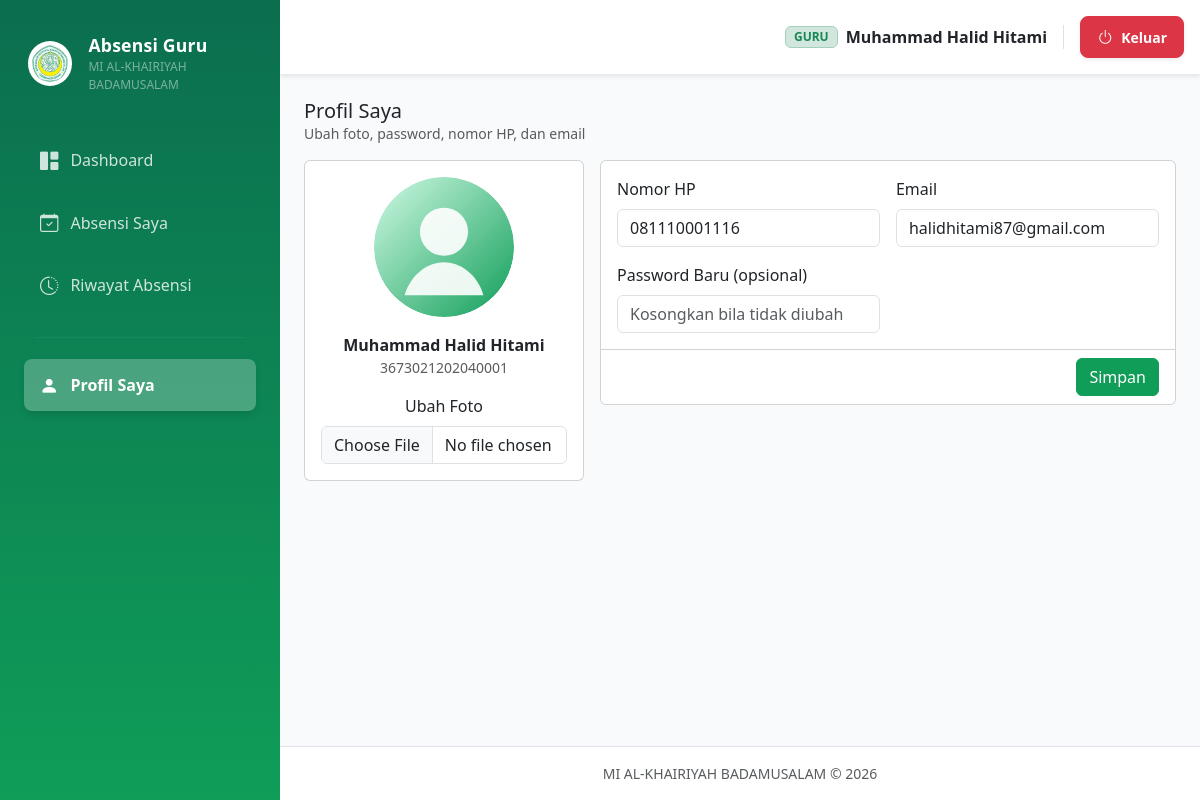
Page /guru/profil (signed in) on the committed database.
### tables this page shows
CREATE TABLE profil_madrasah (
  id INTEGER PRIMARY KEY AUTOINCREMENT,
  nama_madrasah TEXT NOT NULL,
  nsm TEXT,
  npsn TEXT,
  alamat TEXT,
  telepon TEXT,
  email TEXT,
  kepala_madrasah TEXT,
  logo_madrasah TEXT,
  logo_kemenag TEXT,
  ttd_kepala TEXT,
  tahun_ajaran TEXT DEFAULT '2025/2026',
  semester_aktif TEXT DEFAULT 'Genap',
  updated_at TEXT DEFAULT (datetime('now'))
);

CREATE TABLE guru (
  id INTEGER PRIMARY KEY AUTOINCREMENT,
  nip TEXT NOT NULL UNIQUE,
  nama TEXT NOT NULL,
  jenis_kelamin TEXT,
  tempat_lahir TEXT,
  tanggal_lahir TEXT,
  pendidikan TEXT,
  jabatan TEXT,
  mata_pelajaran TEXT,
  no_hp TEXT,
  email TEXT,
  alamat TEXT,
  status_kepegawaian TEXT,
  foto TEXT,
  username TEXT NOT NULL UNIQUE,
  password TEXT NOT NULL,
  created_at TEXT DEFAULT (datetime('now'))
);

### blueprints/guru/routes.py (the view, shortened to what this page needs)
@bp.route("/profil", methods=["GET", "POST"])
@login_required
@role_required("guru")
def profil():
    guru_id = current_user.user_id
    row = query_one("SELECT * FROM guru WHERE id=?", (guru_id,))
    return render_template("guru/profil.html", row=row)

### utils/db.py (called while the page is built)
def get_db() -> sqlite3.Connection:
    if "db" not in g:
        conn = sqlite3.connect(current_app.config["DB_PATH"])
        conn.row_factory = sqlite3.Row
        conn.execute("PRAGMA foreign_keys = ON;")
        g.db = conn
    return g.db

def query_one(sql, params=()):
    cur = get_db().execute(sql, params)
    row = cur.fetchone()
    cur.close()
    return row

### utils/user.py (called while the page is built, shortened)
    @staticmethod
    def from_login_id(login_id: str):
        if not login_id or ":" not in login_id:
            return None
        role, raw_id = login_id.split(":", 1)
        try:
            user_id = int(raw_id)
        except Exception:
            return None
        if role == "guru":
            row = query_one(
                "SELECT id, nama, username FROM guru WHERE id = ?",
                (user_id,),
            )
            if not row:
                return None
            return AppUser(
                user_id=row["id"],
                role="guru",
                nama=row["nama"],
                username=row["username"],
            )
        return None

### templates/guru/profil.html
{% extends 'partials/base.html' %}
{% set title = 'Profil Saya' %}
{% block content %}
  <div class="d-flex flex-wrap justify-content-between align-items-center gap-2 mb-3">
    <div>
      <h2 class="h5 mb-0">Profil Saya</h2>
      <div class="text-muted small">Ubah foto, password, nomor HP, dan email</div>
    </div>
  </div>
  <form method="post" enctype="multipart/form-data">
    <div class="row g-3">
      <div class="col-md-4">
        <div class="card">
          <div class="card-body text-center">
            <img src="{{ url_for('static', filename=row.foto) if row.foto else url_for('static', filename='images/user.svg') }}" class="rounded-circle mb-3" style="width:140px;height:140px;object-fit:cover;" alt="Foto">
            <div class="fw-semibold">{{ row.nama }}</div>
            <div class="text-muted small">{{ row.nip }}</div>
            <div class="mt-3">
              <label class="form-label">Ubah Foto</label>
              <input type="file" class="form-control" name="foto" accept="image/*">
            </div>
          </div>
        </div>
      </div>
      <div class="col-md-8">
        <div class="card">
          <div class="card-body">
            <div class="row g-3">
              <div class="col-md-6">
                <label class="form-label">Nomor HP</label>
                <input class="form-control" name="no_hp" value="{{ row.no_hp or '' }}">
              </div>
              <div class="col-md-6">
                <label class="form-label">Email</label>
                <input type="email" class="form-control" name="email" value="{{ row.email or '' }}">
              </div>
              <div class="col-md-6">
                <label class="form-label">Password Baru (opsional)</label>
                <input type="password" class="form-control" name="password" placeholder="Kosongkan bila tidak diubah">
              </div>
            </div>
          </div>
          <div class="card-footer bg-white d-flex justify-content-end">
            <button class="btn btn-success" type="submit">Simpan</button>
          </div>
        </div>
      </div>
    </div>
  </form>
{% endblock %}

### templates/partials/base.html (shortened to what this page needs)
<!doctype html>
<html lang="id">
<head>
  <link href="https://cdn.jsdelivr.net/npm/bootstrap@5.3.3/dist/css/bootstrap.min.css" rel="stylesheet">
  <link href="https://cdn.datatables.net/1.13.8/css/dataTables.bootstrap5.min.css" rel="stylesheet">
  <link rel="stylesheet" href="https://cdn.jsdelivr.net/npm/bootstrap-icons@1.11.3/font/bootstrap-icons.min.css">
  <link rel="stylesheet" href="{{ url_for('static', filename='css/app.css') }}">
</head>
<body class="bg-surface">
  <div class="app-shell">
    <aside class="sidebar">
      <div class="sidebar-brand mb-3 mt-2 px-3">
        <div class="d-flex align-items-center gap-3">
          <img class="brand-logo bg-white rounded-circle p-1" style="width: 45px; height: 45px; object-fit: contain;" src="{{ url_for('static', filename=profil_madrasah.logo_madrasah) if profil_madrasah and profil_madrasah.logo_madrasah else url_for('static', filename='logo/logo_madrasah.png') }}" alt="Logo Madrasah">
          <div class="brand-text text-white">
            <div class="brand-title fw-bold" style="font-size: 1.1rem;">Absensi Guru</div>
            <div class="brand-sub text-white-50" style="font-size: 0.75rem;">{{ profil_madrasah.nama_madrasah if profil_madrasah else 'MI AL-KHAIRIYAH' }}</div>
          </div>
        </div>
      </div>
      <nav class="sidebar-nav">
        {% if current_user.is_authenticated and current_user.role == 'admin' %}
          <a class="modern-link" href="{{ url_for('admin.dashboard') }}">
            <i class="bi bi-grid-1x2-fill"></i> Dashboard
          </a>
          <a class="modern-link" href="{{ url_for('admin.guru_list') }}">
            <i class="bi bi-people-fill"></i> Data Guru
          </a>
          <a class="modern-link" href="{{ url_for('admin.absensi_list') }}">
            <i class="bi bi-calendar-check-fill"></i> Data Absensi
          </a>
          <a class="modern-link" href="{{ url_for('admin.rekap') }}">
            <i class="bi bi-journal-text"></i> Rekapitulasi
          </a>
          <a class="modern-link" href="{{ url_for('laporan.index') }}">
            <i class="bi bi-file-earmark-bar-graph-fill"></i> Laporan
          </a>
          <hr class="sidebar-sep">
          <a class="modern-link" href="{{ url_for('admin.pengaturan') }}">
            <i class="bi bi-gear-fill"></i> Pengaturan
          </a>
          <a class="modern-link" href="{{ url_for('admin.admin_profile') }}">
            <i class="bi bi-person-badge-fill"></i> Data Admin
          </a>
        {% elif current_user.is_authenticated and current_user.role == 'guru' %}
          <a class="modern-link" href="{{ url_for('guru.dashboard') }}">
            <i class="bi bi-grid-1x2-fill"></i> Dashboard
          </a>
          <a class="modern-link" href="{{ url_for('guru.absensi_saya') }}">
            <i class="bi bi-calendar-check"></i> Absensi Saya
          </a>
          <a class="modern-link" href="{{ url_for('guru.riwayat') }}">
            <i class="bi bi-clock-history"></i> Riwayat Absensi
          </a>
          <hr class="sidebar-sep">
          <a class="modern-link" href="{{ url_for('guru.profil') }}">
            <i class="bi bi-person-fill"></i> Profil Saya
          </a>
        {% endif %}
      </nav>
    </aside>
    <main class="main">
      <header class="topbar shadow-sm bg-white p-3 d-flex justify-content-between align-items-center">
        <div class="topbar-right">
          <div class="d-flex align-items-center gap-3">
            <div class="d-flex align-items-center gap-2 border-end pe-3">
              <span class="badge bg-success-subtle text-success border border-success-subtle px-2 py-1">{{ current_user.role|upper }}</span>
              <span class="fw-semibold text-dark d-none d-md-inline">{{ current_user.nama }}</span>
            </div>
            <a href="{{ url_for('auth.logout') }}" class="btn btn-danger btn-sm px-3 py-2 fw-bold shadow-sm d-flex align-items-center gap-2 rounded-3 transition-all hover-scale">
              <i class="bi bi-power fs-6"></i> <span class="d-none d-sm-inline">Keluar</span>
            </a>
          </div>
        </div>
      </header>
      <div class="container-fluid p-3 p-md-4">
        {% block content %}{% endblock %}
      </div>
      <footer class="app-footer text-center py-3 mt-auto border-top">
        <div class="text-muted small">
          {{ profil_madrasah.nama_madrasah if profil_madrasah else '' }} &copy; 2026
        </div>
      </footer>
    </main>
  </div>
</body>
</html>

### static/css/app.css (style rules this page uses)
:root { --kemenag: #0F9D58; --kemenag-dark:#0B6E4F; --kemenag-soft:#D1FAE5; --slate-50:#F8FAFC; --slate-700:#334155; }
body { font-family: system-ui, -apple-system, Segoe UI, Roboto, "Helvetica Neue", Arial, "Noto Sans", "Liberation Sans", sans-serif; }
.bg-surface { background: var(--slate-50); }
.app-shell { display:flex; min-height:100vh; }
.sidebar { width: 280px; background: linear-gradient(180deg, var(--kemenag-dark), var(--kemenag)); color:#fff; position: sticky; top:0; height:100vh; padding: 14px 12px; }
.sidebar-brand { padding: 10px 10px 14px 10px; }
.brand-logo { width:44px; height:44px; object-fit:contain; background:#fff; border-radius:12px; padding:6px; }
.brand-title { font-weight:800; letter-spacing:.2px; }
.brand-sub { font-size:12px; opacity:.9; }
.sidebar-nav { display:flex; flex-direction:column; gap:6px; padding: 0 6px; }
.sidebar-sep { border-color: rgba(255,255,255,.2); margin: 10px 0; }
.main { flex:1; display:flex; flex-direction:column; min-width:0; }
.topbar { background: #fff; border-bottom: 1px solid rgba(2,6,23,.08); padding: 12px 16px; display:flex; align-items:center; justify-content:space-between; }
.app-footer { padding: 14px 16px; border-top: 1px solid rgba(2,6,23,.08); background:#fff; }
.btn-success { background: var(--kemenag); border-color: var(--kemenag); }

### templates/partials/base.html (style rules this page uses)
.sidebar-nav { padding: 10px 12px; }
.modern-link { display: flex; align-items: center; gap: 12px; padding: 12px 16px; color: rgba(255, 255, 255, 0.8) !important; border-radius: 8px; font-weight: 500; transition: all 0.3s ease; text-decoration: none; margin-bottom: 5px; }
.modern-link i { font-size: 1.15rem; }
.modern-link.active { background-color: rgba(255, 255, 255, 0.25); color: #ffffff !important; font-weight: 600; box-shadow: 0 4px 6px rgba(0,0,0,0.1); }
.sidebar-sep { border-color: rgba(255, 255, 255, 0.2); margin: 15px 10px; }

### rows in the picture
profil_madrasah: logo_madrasah (picture), nama_madrasah "MI AL-KHAIRIYAH BADAMUSALAM"
guru: role "GURU", nama "Muhammad Halid Hitami", nip "3673021202040001", no_hp "081110001116", email "halidhitami87@gmail.com"
